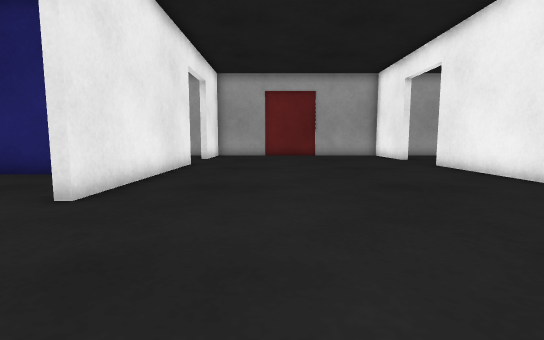
[1] (above)

22 first-person views from a walk through a world built for the Gazebo simulator. The camera is 0.5 m above the floor, tilts 6° down and sees 85° across. The floor is counted in squares, 0.5 m on a side. Each view is taken from the middle of a square. On the plan, view 1 faces up. The plan holds only what a view shows up to about 12 squares ahead; the rest is blank.

[2]
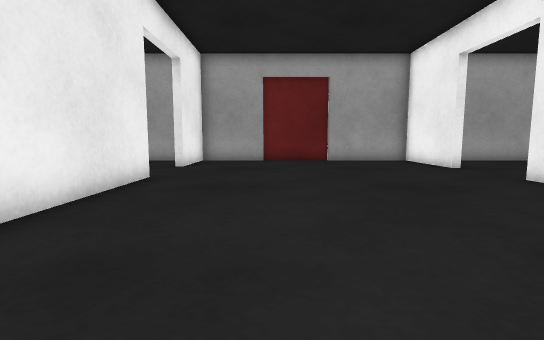

[3]
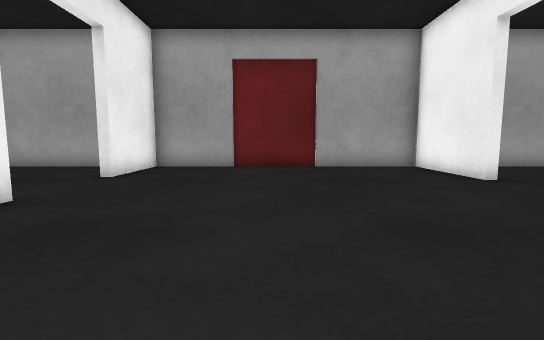

[4]
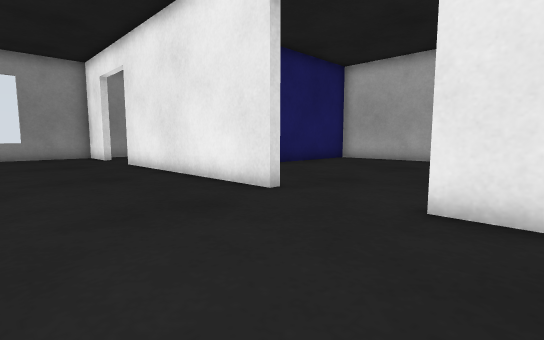

[5]
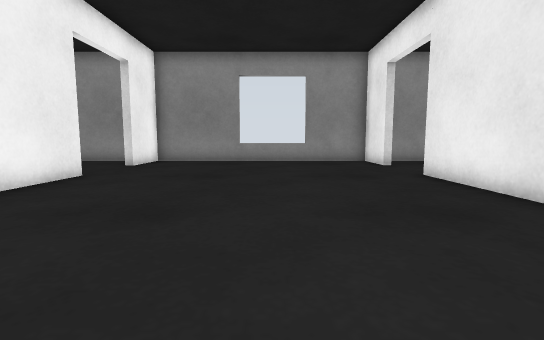

[6]
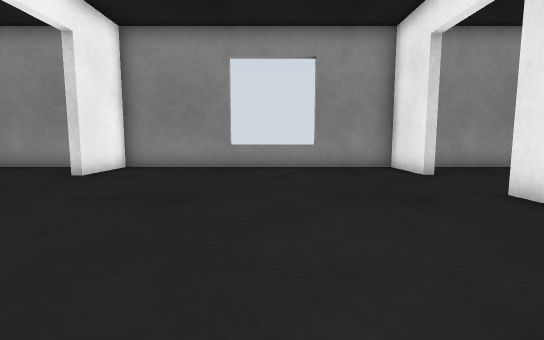

[7]
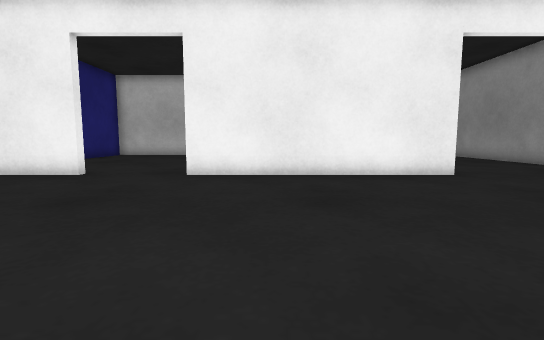

[8]
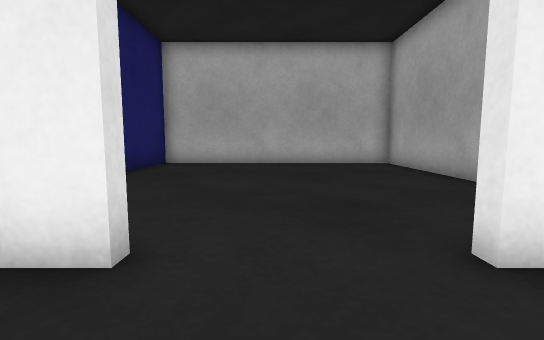

[9]
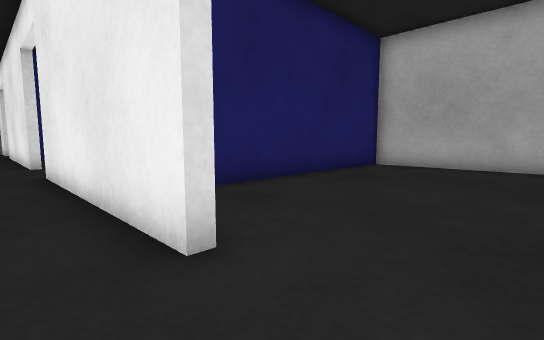

[10]
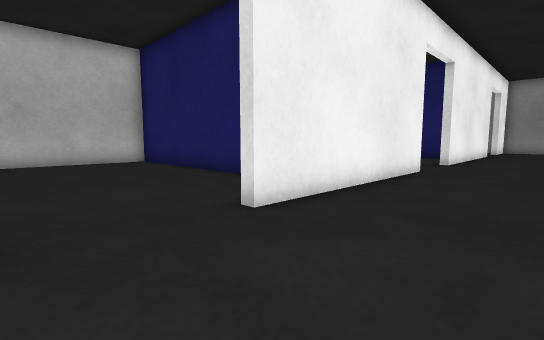

[11]
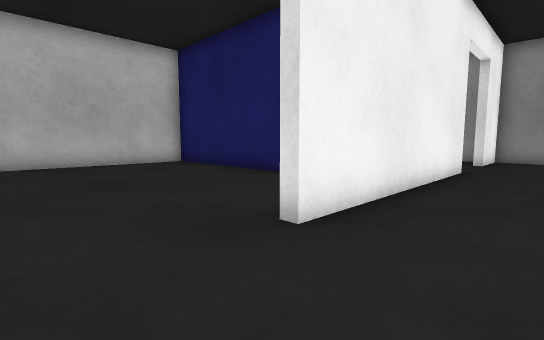

[12]
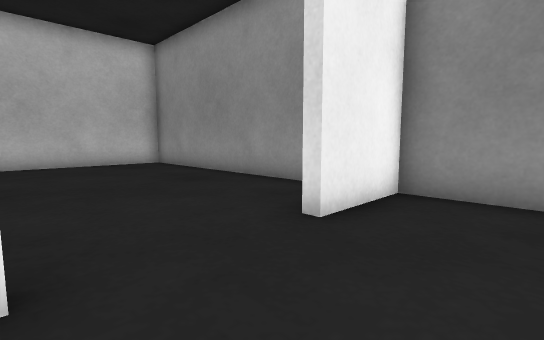

[13]
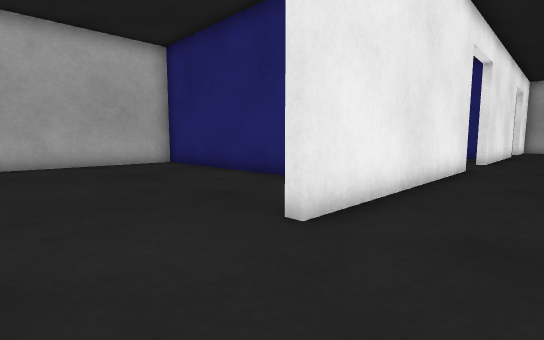

[14]
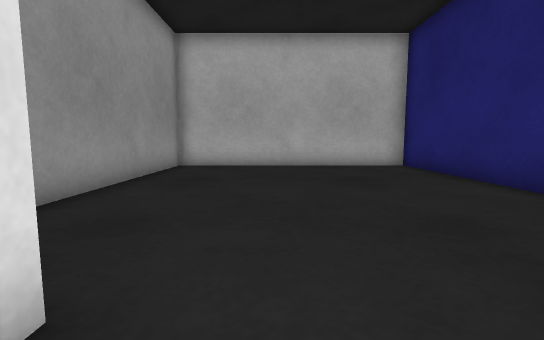

[15]
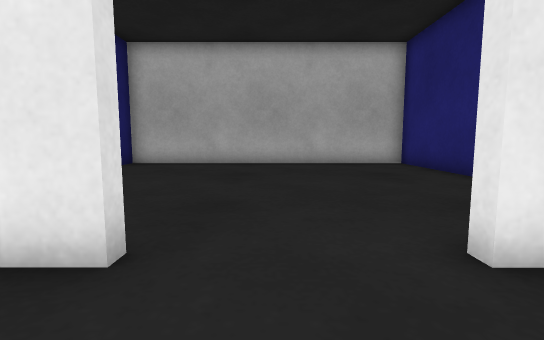

[16]
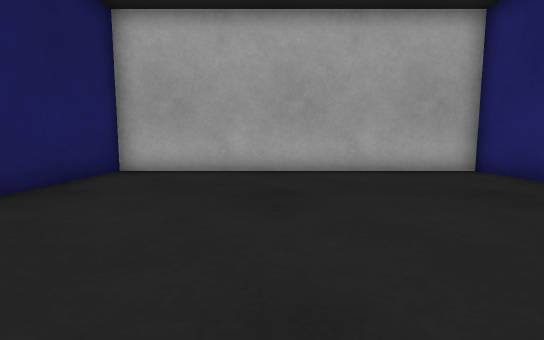

[17]
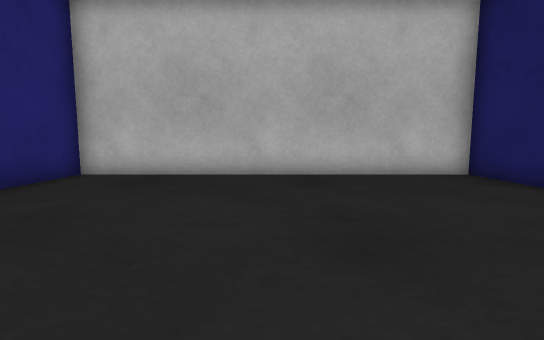

[18]
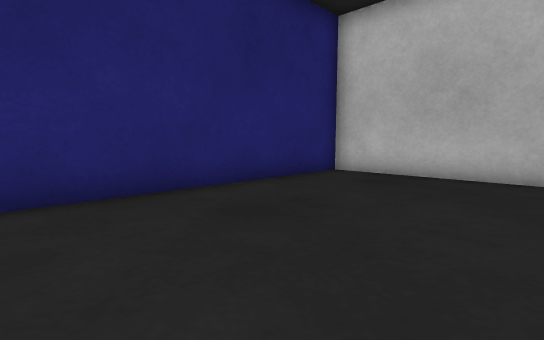

[19]
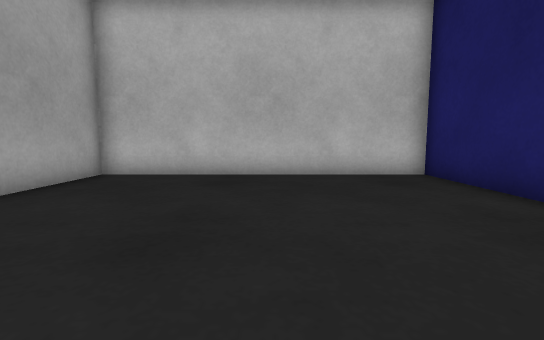

[20]
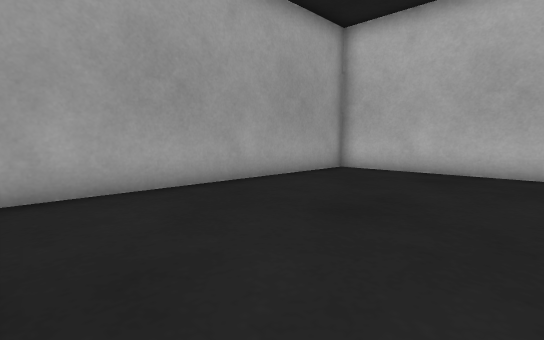

[21]
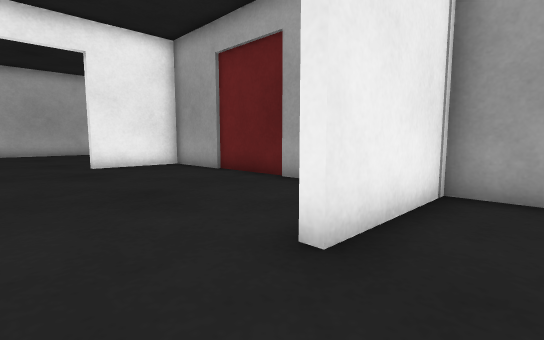

[22]
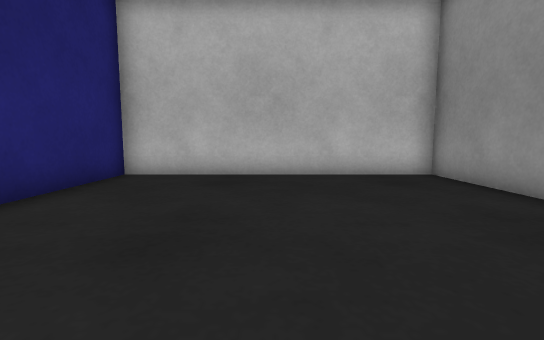

### Floor plan
Points are (right, up) in squares from view 1. A wall is a line through its corners. A room is listed if a view was taken in it or the views show most of it. See-through windows are left out.
Room 1 (views 1, 2, 3, 4, 5, 6, 7, 8, 9, 10, 11, 12, 13, 14, 15)
walls: (-3.2, 1.7) (-3.2, -6.2); (6.2, 4.2) (6.2, 11.2); (-3.2, 11.8) (-3.2, 4.7); (6.2, -6.1) (6.2, 1.4); (6.2, 14.2) (6.2, 17.8) (2.5, 17.8); (-3.2, -9.2) (-3.2, -11.5) (6.2, -11.5) (6.2, -9); (-0.4, 17.8) (-3.2, 17.8) (-3.2, 14.8)
ways out: open door at (-3, 3) to room 2; open door at (6, 2.5) to room 3; open door at (6, 13.5) to room 4; open door at (6, -7.5) to room 5; open door at (-3, 14) to room 6; open door at (-3, -8) to room 7; open door at (1.5, 18)
Room 2 (view 16)
walls: (-6.1, 8.4) (-13.2, 8.4) (-13.2, -2.7) (-9, -2.7)
ways out: open door at (-3, 3) to room 1
Room 3 (views 17, 18)
walls: (10.1, -2.5) (16.3, -2.5) (16.3, 8.4) (8.1, 8.4)
ways out: open door at (6, 2.5) to room 1
Room 4 (views 19, 20, 21)
walls: (9.5, 8.7) (16.3, 8.7) (16.3, 17.8) (6.5, 17.8) (6.5, 14.2)
ways out: open door at (6, 13.5) to room 1
Room 5 (view 22)
walls: (8.1, -11.5) (16.3, -11.5) (16.3, -2.8) (12.5, -2.8)
ways out: open door at (6, -7.5) to room 1
Room 6 (no view inside)
walls: (-5.2, 17.8) (-13.2, 17.8) (-13.2, 8.7) (-5.6, 8.7)
ways out: open door at (-3, 14) to room 1
Room 7 (no view inside)
walls: (-6.4, -3) (-13.2, -3) (-13.2, -11.5) (-4.7, -11.5)
ways out: open door at (-3, -8) to room 1

Positions as (right, up) in squares from view 1, and headings:
1: (0, 0), facing up
2: (0, 4), facing up
3: (1, 7), facing up
4: (1, 6), facing down-left
5: (1, 2), facing down
6: (1, -1), facing down
7: (-2, -1), facing right
8: (-1, 13), facing left
9: (-2, 14), facing down-left
10: (3, 14), facing down-right
11: (4, 4), facing down-right
12: (4, -6), facing down-right
13: (-1, -9), facing up-left
14: (-2, -8), facing left
15: (-1, 3), facing left
16: (-4, 2), facing left
17: (8, 3), facing right
18: (8, 3), facing up-right
19: (8, 13), facing right
20: (7, 12), facing up-right
21: (8, 12), facing up-left
22: (8, -7), facing right
